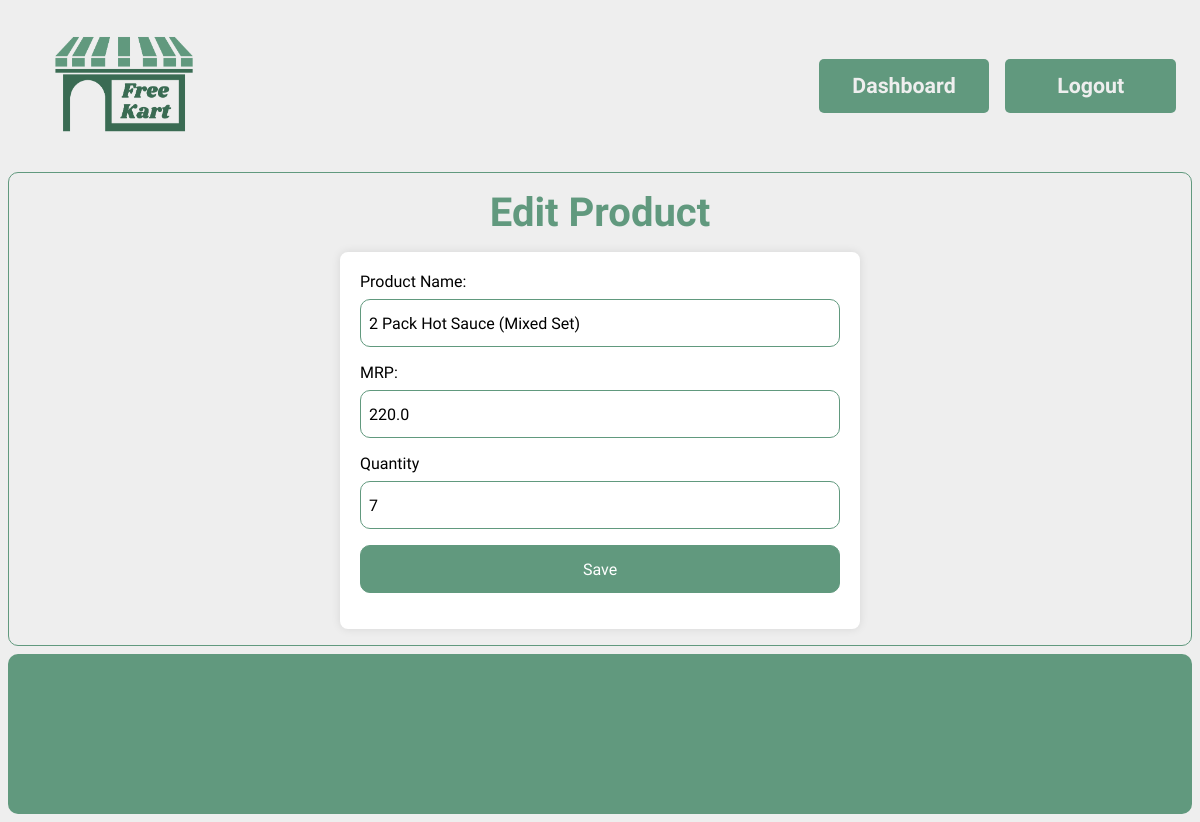
The app's page /dashboard/edit/4 (signed in) with its own data.
### models.py (models this page shows, shortened)
class Product(db.Model):
    __tablename__ = "products"
    id = db.Column(db.Integer, primary_key=True, autoincrement=True)
    expiry = db.Column(db.DateTime, nullable=False)
    pic = db.Column(db.String(50), nullable=False, default="")
    name = db.Column(db.String(50), nullable=False)
    quantity = db.Column(db.Integer, nullable=False)
    price = db.Column(db.Float, nullable=False)
    category = db.Column(db.String(25), nullable=False)
    seller_id = db.Column(db.Integer, db.ForeignKey('sellers.id'), nullable=False)

### routes/core.py (the view)
@core.route("/dashboard/edit/<int:id>")
def edit_product(id):
    seller = auth_seller()
    if not seller:
        return '',404
    product = Product.query.get(id)
    return render_template("edit.html", seller=seller, product=product)

### routes/core.py (called while the page is built)
def auth_seller():
    if 'user_id' not in session or 'type' not in session or session['type'] != 'seller':
        return None
    seller = Seller.query.get(session['user_id'])
    if not seller:
        return None
    return seller

### templates/edit.html (shortened to what this page needs)
{% extends "base.html" %}
{% block head %}
<link rel="stylesheet" href="{{
    url_for('static', filename = 'css/add.css')
}}">
{% endblock %}
{% block content %}
    <div class="display">
        <div class="heading">
           Edit Product
        </div>
        <div class="products">
          <form action="/submit" id="addForm" enctype="multipart/form-data">
              <label for="productName">Product Name:</label>
              <input type="text" value="{{ product.name }}" id="productName" name="name" required><br>
              <label for="mrp">MRP:</label>
      <input type="number" id="mrp" value="{{ product.price }}" name="price" required><br>
              <label for="quantity">Quantity</label>
      <input type="number" id="quantity" value="{{product.quantity}}" name="quantity" required><br>
              <input type="submit" value="Save">
          </form>
        </div>
    </div>
{% endblock %}

### static/css/global.css (style rules this page uses)
:root { --primary : #61997e; --white : #eeeeee; --content-font : 'Signika Negative' }
html { background-color: var(--white); }
* { margin: none; padding: none; border: none; outline: none; }
body { display: flex; flex-direction: column; gap: 0.5em; }
.display { display: flex; flex-direction: column; align-items: center; gap: 1em; padding: 1em; height: auto; border-radius: 10px; border:1px solid var(--primary); }
.heading { font-family: var(--content-font); font-size: 30pt; font-weight: 700; color: var(--primary); }
input { border: 1px solid var(--primary); height: 3em; font-family: var(--content-font); font-size: 12pt; padding: 0 1em; border-radius: 5px; }
.products { display: grid; width: 90%; grid-template-columns: repeat(auto-fill, minmax(200px, 1fr)); gap: 2em; }

### static/css/add.css (style rules this page uses)
* { user-select: none; }
.products { display: flex; flex-direction: column; align-items: center; gap: 1em; }
form { background-color: #fff; padding: 20px; border-radius: 8px; box-shadow: 0 0 10px rgba(0, 0, 0, 0.1); width: 30rem; }
label { display: block; margin-bottom: 8px; font-family: var(--content-font); }
input, select { width: 100%; padding: 8px; margin-bottom: 16px; box-sizing: border-box; border: 1px solid var(--primary); border-radius: 10px; }
input[type="submit"] { background-color: var(--primary); color: #fff; cursor: pointer; }

### records on screen
Product: name "2 Pack Hot Sauce (Mixed Set)", price "220.0", quantity "7"
